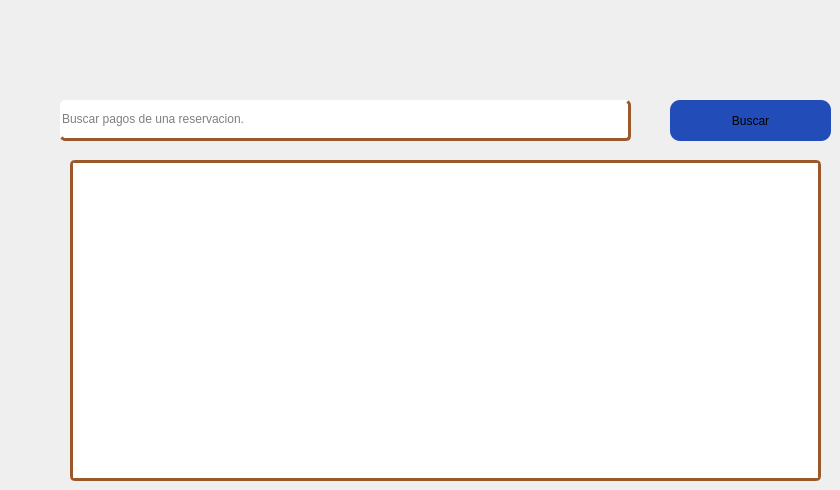
            <widget class="QWidget" name="tab_26">
             <attribute name="title">
              <string>Historial pagos</string>
             </attribute>
             <widget class="QLineEdit" name="pagosBuscador">
              <property name="geometry">
               <rect>
                <x>60</x>
                <y>100</y>
                <width>571</width>
                <height>41</height>
               </rect>
              </property>
              <property name="styleSheet">
               <string notr="true">color: rgb(0, 0, 0);
border-radius: 5px;
border-bottom: 3px solid rgba(155, 88, 43, 1.0);
border-right: 3px solid  rgba(155, 88, 43, 1.0);</string>
              </property>
              <property name="text">
               <string/>
              </property>
              <property name="placeholderText">
               <string>Buscar pagos de una reservacion.</string>
              </property>
             </widget>
             <widget class="QTextEdit" name="pagosResultados">
              <property name="enabled">
               <bool>true</bool>
              </property>
              <property name="geometry">
               <rect>
                <x>70</x>
                <y>160</y>
                <width>751</width>
                <height>321</height>
               </rect>
              </property>
              <property name="font">
               <font>
                <family>Adwaita Sans</family>
                <pointsize>12</pointsize>
               </font>
              </property>
              <property name="cursor" stdset="0">
               <cursorShape>IBeamCursor</cursorShape>
              </property>
              <property name="styleSheet">
               <string notr="true">border: unset;
color: rgb(0, 0, 0);
border-radius: 5px;
border: 3px solid rgba(155, 88, 43, 1.0);
</string>
              </property>
              <property name="verticalScrollBarPolicy">
               <enum>Qt::ScrollBarPolicy::ScrollBarAsNeeded</enum>
              </property>
              <property name="readOnly">
               <bool>true</bool>
              </property>
             </widget>
             <widget class="QPushButton" name="pagosBuscar">
              <property name="geometry">
               <rect>
                <x>670</x>
                <y>100</y>
                <width>161</width>
                <height>41</height>
               </rect>
              </property>
              <property name="styleSheet">
               <string notr="true">border-radius: 10px;
background-color: rgb(38, 96, 255);
background-color: rgb(34, 76, 184);</string>
              </property>
              <property name="text">
               <string>Buscar</string>
              </property>
             </widget>
            </widget>
